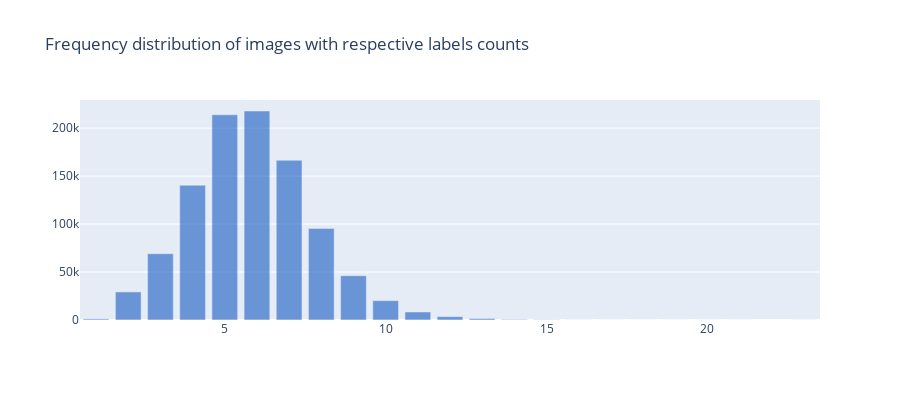

Notebook code for this chart:
### Markdown cell above
## 1.6 Distribution of images with respective label count

### Code cell
lbldst = Counter([len(x['labelId']) for x in srtedlist])

labels = list(lbldst.keys())
values = list(lbldst.values())

trace1 = go.Bar(x=labels, y=values, opacity=0.7, name="year count", marker=dict(color='rgba(10, 80, 190, 0.8)'))
layout = dict(height=400, title='Frequency distribution of images with respective labels counts ', legend=dict(orientation="h"));

fig = go.Figure(data=[trace1], layout=layout);
iplot(fig);

### Figure 1 — Plotly figure (JSON) as saved in the notebook; plotly's stock layout.template omitted (floating-point values rounded to 4 significant figures)
{"data": [{"marker": {"color": "rgba(10, 80, 190, 0.8)"}, "name": "year count", "opacity": 0.7, "type": "bar", "x": [23, 21, 20, 19, 18, 17, 16, 15, 14, 13, 12, 11, 10, 9, 8, 7, 6, 5, 4, 3, 2, 1], "y": [39, 6, 12, 6, 4, 31, 58, 243, 594, 1538, 3513, 8370, 20164, 46185, 95486, 166536, 217876, 213951, 140493, 69075, 29252, 1112]}], "layout": {"height": 400, "legend": {"orientation": "h"}, "title": {"text": "Frequency distribution of images with respective labels counts "}}}
